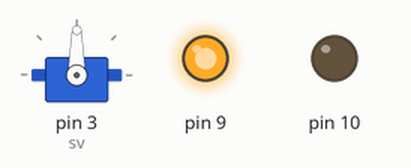
Simulated run of this sketch. Board: Arduino Uno, built with avr-gcc and run on an emulated ATmega328P. Shown: servo, output pins drawn as LEDs (lit = HIGH).

Above: at 0.2 s.
At 6.2 s:
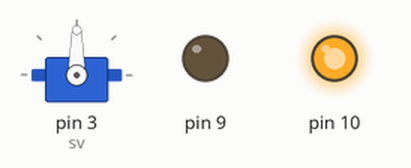
At 11.7 s:
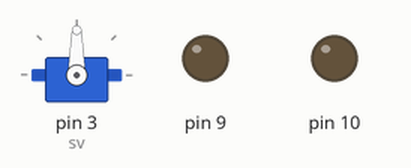
Timing chart, 0 to 13.0 s (numbered marks = the images above):
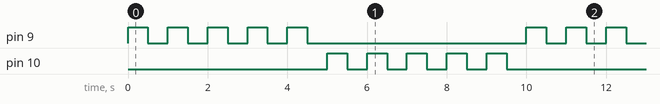

The sketch:

19-11-23for.ino
```cpp
#include <Servo.h>

Servo sv;
void setup() {
  sv.attach(3);
  pinMode(9, OUTPUT);
  pinMode(10, OUTPUT);

}

void loop() {
        //초기식 조건식 증감식
  for(int i = 0; i < 5; i++)
  {
    digitalWrite(9, HIGH);
    delay(500);
    digitalWrite(9, LOW);
    delay(500);
  }
  for(int i = 0; i < 5; i++)
  {
    digitalWrite(10, HIGH);
    delay(500);
    digitalWrite(10, LOW);
    delay(500);
  }
}
```

Measured:
- by itself, pin 9, pin 10: repeats every 10.0 s: 4 × (LOW 0.50 s, HIGH 0.50 s), LOW 5.5 s, HIGH 0.50 s
- by itself, everything shown: repeats every 10.0 s, in 20 steps
